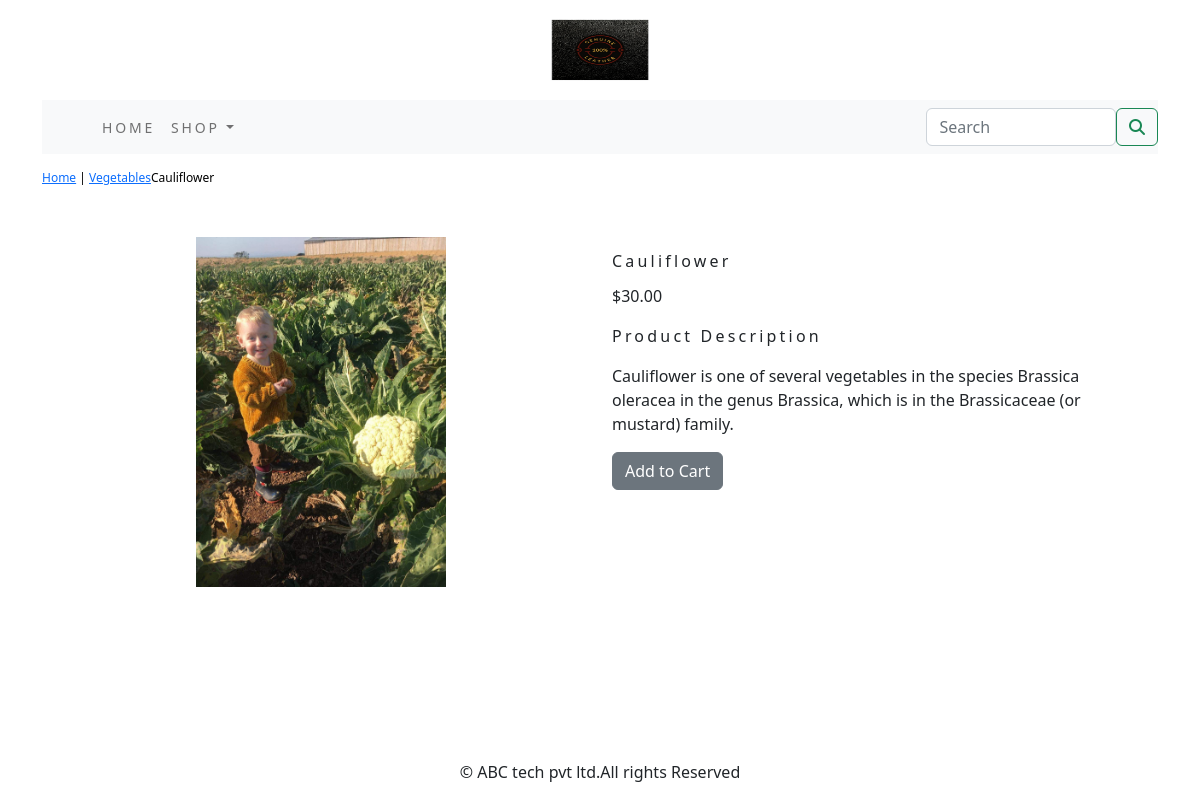
The app's page /shop/vegitables/cauliflower/ with its own data.
### shop/models.py (models this page shows, shortened)
class Product(models.Model):
    objects = None
    name = models.CharField(max_length=250, unique=True)
    slug = models.SlugField(max_length=250, unique=True)
    description = models.TextField(blank=True)
    price = models.DecimalField(max_digits=10, decimal_places=2)
    category = models.ForeignKey(Category, on_delete=models.CASCADE)
    image = models.ImageField(upload_to='product', blank=True, null=True)
    stock = models.IntegerField()
    available = models.BooleanField(default=True)
    created = models.DateTimeField(auto_now_add=True)
    updated = models.DateTimeField(auto_now=True)
    class Meta:
        ordering = ('name',)
        verbose_name = 'product'
        verbose_name_plural = 'products'

class Category(models.Model):
    name = models.CharField(max_length=250, unique=True)
    slug = models.SlugField(max_length=250, unique=True)
    description = models.TextField(blank=True)
    image = models.ImageField(upload_to='category', blank=True, null=True)
    class Meta:
        ordering = ('name',)
        verbose_name = 'category'
        verbose_name_plural = 'categories'
    def get_url(self):
        return reverse('shop:products_by_category', args=[self.slug])
    def __str__(self):
        return '{}'.format(self.name)

### shop/views.py (the view)
# urls.py: path('<slug:c_slug>/<slug:product_slug>/',views.proDetail, name='prodCatdetail')
def proDetail(request,c_slug,product_slug):
    try:
        product=Product.objects.get(category__slug=c_slug,slug=product_slug)
    except Exception as e:
        raise e
    return render(request,'product.html',{'product':product})

### cart/contex_processors.py (called while the page is built)
def counter(request, cart_item=None):
    item_count = 0
    if 'admin' in request.path:
        return {}
    else:
        try:
            cart = Cart.objects.filter(cart_id=_cart_id(request))
            car_items = CartItem.objects.all().filter(cart=cart[:1])
            for cat_item in car_items:
                item_count += cat_item.quantity
        except Cart.DoesNotExist:
            item_count = 0
    return dict(item_count=item_count)

### cart/views.py (called while the page is built)
def _cart_id(request):
    cart=request.session.session_key
    if not cart:
        cart=request.session.create()
    return cart

### shop/contex_processors.py (called while the page is built)
def menu_links(request):
    links=Category.objects.all()
    return dict(links=links)

### template/product.html (shortened to what this page needs)
{% extends 'base.html' %}
{% load static %}
{% block content %}
<div class="row my_prod_row_class">
    <div class="mx_auto">
        <p> <a href="{% url 'shop:allProdCat' %}">Home</a> | <a href ="{{product.category.get_url}}">{{product.category}}</a>{{product.name}}</p>
    </div>
</div>
<div class="container">
<br>
<div class="row">
    <div class="col-12 col-sm-12 col-md-12 col-lg-6 text-center">
        <div style="min-width:18rem">
            <img src="{{product.image.url}}" alt="{{product.name}}" width="250px;" height="350px;">
        </div>
        </div>
        <div class="col-12 col-sm-12 col-md-12 col-lg-6">
            <div>
        <h1 class="my_prod_title">{{product.name}}</h1>
        <p>${{product.price}}</p>
        <p class="my_title">Product Description</p>
        <p class="text-justify my_prod_text">{{product.description}}</p>
        {% if product.stock <= 0 %}
        <p class="text-justify my_prod_text"><b>Out of Stock</b></p>
        {% else %}
        <a class="btn btn-secondary" href="{% url 'cart:add_cart' product.id %}">Add to Cart</a>
        {% endif %}
             </div>
        </div>
    </div>
</div>
{% endblock %}

### static/css/custom.css (style rules this page uses)
html { height:100%; }
body { display: flex; min-height: 100vh; flex-direction: column; justify-content: space_between; }
.my_title { font-size:16px; text_transform:uppercase; letter-spacing:.2em; }
.my_prod_row_class { padding-top:15px; padding-bottom:5px; }
.my_prod_row_class .mx_auto { color:#000; font-size:12px; text-decoration:none; margin-bottom:5px; }
.my_prod_title { font-size:16px; text_transform:uppercase; letter-spacing:.2em; padding-top:15px; padding-bottom:5px; }
.my_prod_text { padding-right:20px; }

### records on screen
Product: category "Vegetables", name "Cauliflower", image (picture), price "30.00", description "Cauliflower is one of several vegetables in the species Brassica oleracea in the genus Brassica, which is in the Brassicaceae (or mustard) family."
